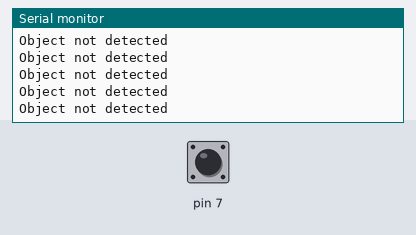
A sketch run on a simulated Arduino Uno, built with avr-gcc and run on an emulated ATmega328P. On the bench: the last lines printed to the serial monitor. The test bench sets the inputs (shaded band); at power-on: pin 7 LOW.

Above: at 1.2 s.
1.3 s: pin 7 driven HIGH
At 2.0 s:
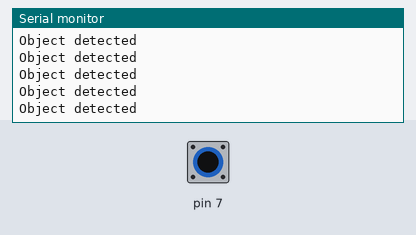
3.2 s: pin 7 driven LOW
At 4.2 s:
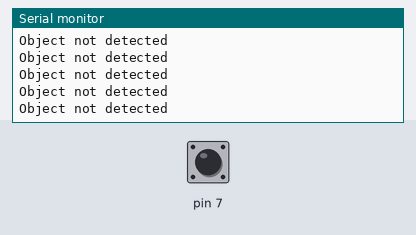
6.2 s: pin 7 pulsed HIGH 2 times (0.12 s each, 0.3 s apart)
9.8 s: pin 7 driven HIGH
At 10.4 s:
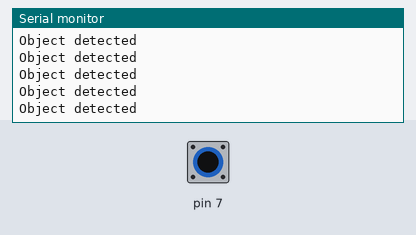

The sketch:

Expt_3.b_Connecting_PIR_Sensor_to_arduino.ino
```cpp
void setup()
{
  Serial.begin(9600);
  pinMode(7,INPUT);
}

void loop()
{
  int senst=0;
  senst = digitalRead(7);
  if (senst ==HIGH) {
    Serial.println("Object detected");
  }
  else {
    Serial.println("Object not detected");
  }
  delay(20);

}
```

Measured:
- after the input at 1.3 s, the serial monitor: prints a new line after 0.05 s (image 1)
- after the input at 9.8 s, the serial monitor: prints a new line after 0.06 s (image 3)
